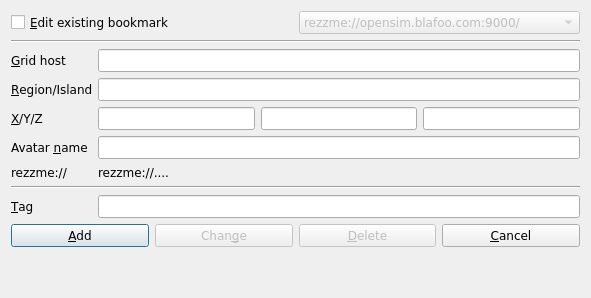
<ui version="4.0" >
 <class>RezzMeTrayEdit</class>
 <widget class="QDialog" name="RezzMeTrayEdit" >
  <property name="geometry" >
   <rect>
    <x>0</x>
    <y>0</y>
    <width>591</width>
    <height>298</height>
   </rect>
  </property>
  <property name="sizePolicy" >
   <sizepolicy vsizetype="Preferred" hsizetype="Expanding" >
    <horstretch>0</horstretch>
    <verstretch>0</verstretch>
   </sizepolicy>
  </property>
  <property name="windowTitle" >
   <string>Edit rezzme:// bookmarks</string>
  </property>
  <layout class="QVBoxLayout" name="verticalLayout" >
   <item>
    <layout class="QHBoxLayout" name="horizontalLayout" >
     <item>
      <widget class="QCheckBox" name="checkBoxEditBookmark" >
       <property name="font" >
        <font>
         <family>Bitstream Vera Sans</family>
        </font>
       </property>
       <property name="toolTip" >
        <string>click here to edit existing bookmarks</string>
       </property>
       <property name="text" >
        <string>&amp;Edit existing bookmark</string>
       </property>
      </widget>
     </item>
     <item>
      <widget class="QComboBox" name="comboBoxBookmarks" >
       <property name="enabled" >
        <bool>false</bool>
       </property>
       <property name="font" >
        <font>
         <family>Bitstream Vera Sans</family>
        </font>
       </property>
       <property name="toolTip" >
        <string>select the bookmark you want to edit from this list</string>
       </property>
       <item>
        <property name="text" >
         <string>rezzme://opensim.blafoo.com:9000/</string>
        </property>
       </item>
       <item>
        <property name="text" >
         <string>rezzme://agni.secondlife.com:4711/</string>
        </property>
       </item>
      </widget>
     </item>
    </layout>
   </item>
   <item>
    <widget class="Line" name="line" >
     <property name="font" >
      <font>
       <family>Bitstream Vera Sans</family>
      </font>
     </property>
     <property name="orientation" >
      <enum>Qt::Horizontal</enum>
     </property>
    </widget>
   </item>
   <item>
    <layout class="QGridLayout" name="gridLayout" >
     <item row="0" column="0" >
      <widget class="QLabel" name="label" >
       <property name="font" >
        <font>
         <family>Bitstream Vera Sans</family>
        </font>
       </property>
       <property name="text" >
        <string>&amp;Grid host</string>
       </property>
       <property name="buddy" >
        <cstring>lineEditGridHost</cstring>
       </property>
      </widget>
     </item>
     <item row="0" column="1" colspan="3" >
      <widget class="QLineEdit" name="lineEditGridHost" >
       <property name="font" >
        <font>
         <family>Bitstream Vera Sans</family>
        </font>
       </property>
       <property name="toolTip" >
        <string>enter the address and port number of the grid host here (e.g., opensim.supergrid.com:9000)</string>
       </property>
      </widget>
     </item>
     <item row="1" column="0" >
      <widget class="QLabel" name="label_2" >
       <property name="font" >
        <font>
         <family>Bitstream Vera Sans</family>
        </font>
       </property>
       <property name="text" >
        <string>&amp;Region/Island</string>
       </property>
       <property name="buddy" >
        <cstring>lineEditRegion</cstring>
       </property>
      </widget>
     </item>
     <item row="3" column="0" >
      <widget class="QLabel" name="label_3" >
       <property name="font" >
        <font>
         <family>Bitstream Vera Sans</family>
        </font>
       </property>
       <property name="text" >
        <string>&amp;X/Y/Z</string>
       </property>
       <property name="buddy" >
        <cstring>lineEditX</cstring>
       </property>
      </widget>
     </item>
     <item row="3" column="1" >
      <widget class="QLineEdit" name="lineEditX" >
       <property name="enabled" >
        <bool>true</bool>
       </property>
       <property name="font" >
        <font>
         <family>Bitstream Vera Sans</family>
        </font>
       </property>
       <property name="toolTip" >
        <string>optional: enter the X coordinate here</string>
       </property>
       <property name="inputMask" >
        <string>000; </string>
       </property>
      </widget>
     </item>
     <item row="3" column="2" >
      <widget class="QLineEdit" name="lineEditY" >
       <property name="enabled" >
        <bool>true</bool>
       </property>
       <property name="font" >
        <font>
         <family>Bitstream Vera Sans</family>
        </font>
       </property>
       <property name="toolTip" >
        <string>optional: enter the Y coordinate here</string>
       </property>
       <property name="inputMask" >
        <string>000; </string>
       </property>
      </widget>
     </item>
     <item row="3" column="3" >
      <widget class="QLineEdit" name="lineEditZ" >
       <property name="enabled" >
        <bool>true</bool>
       </property>
       <property name="font" >
        <font>
         <family>Bitstream Vera Sans</family>
        </font>
       </property>
       <property name="toolTip" >
        <string>optional: enter the Z coordinate here</string>
       </property>
       <property name="inputMask" >
        <string>000; </string>
       </property>
      </widget>
     </item>
     <item row="4" column="0" >
      <widget class="QLabel" name="label_4" >
       <property name="font" >
        <font>
         <family>Bitstream Vera Sans</family>
        </font>
       </property>
       <property name="text" >
        <string>Avatar &amp;name</string>
       </property>
       <property name="buddy" >
        <cstring>lineEditAvatarName</cstring>
       </property>
      </widget>
     </item>
     <item row="4" column="1" colspan="3" >
      <widget class="QLineEdit" name="lineEditAvatarName" >
       <property name="font" >
        <font>
         <family>Bitstream Vera Sans</family>
        </font>
       </property>
       <property name="toolTip" >
        <string>optional: enter the name of the avatar you want to use here</string>
       </property>
      </widget>
     </item>
     <item row="5" column="0" >
      <widget class="QLabel" name="label_5" >
       <property name="font" >
        <font>
         <family>Bitstream Vera Sans</family>
        </font>
       </property>
       <property name="text" >
        <string>rezzme://</string>
       </property>
      </widget>
     </item>
     <item row="5" column="1" colspan="3" >
      <widget class="QLabel" name="labelRezzMe" >
       <property name="sizePolicy" >
        <sizepolicy vsizetype="Preferred" hsizetype="Expanding" >
         <horstretch>0</horstretch>
         <verstretch>0</verstretch>
        </sizepolicy>
       </property>
       <property name="font" >
        <font>
         <family>Bitstream Vera Sans</family>
        </font>
       </property>
       <property name="text" >
        <string>rezzme://....</string>
       </property>
      </widget>
     </item>
     <item row="1" column="1" colspan="3" >
      <widget class="QLineEdit" name="lineEditRegion" >
       <property name="font" >
        <font>
         <family>Bitstream Vera Sans</family>
        </font>
       </property>
       <property name="toolTip" >
        <string>optional field: enter the region or island name here</string>
       </property>
      </widget>
     </item>
     <item row="8" column="0" >
      <widget class="QLabel" name="label_6" >
       <property name="font" >
        <font>
         <family>Bitstream Vera Sans</family>
        </font>
       </property>
       <property name="text" >
        <string>&amp;Tag</string>
       </property>
       <property name="buddy" >
        <cstring>lineEditTag</cstring>
       </property>
      </widget>
     </item>
     <item row="8" column="1" colspan="3" >
      <widget class="QLineEdit" name="lineEditTag" >
       <property name="font" >
        <font>
         <family>Bitstream Vera Sans</family>
        </font>
       </property>
       <property name="toolTip" >
        <string>&lt;!DOCTYPE HTML PUBLIC "-//W3C//DTD HTML 4.0//EN" "http://www.w3.org/TR/REC-html40/strict.dtd">
&lt;html>&lt;head>&lt;meta name="qrichtext" content="1" />&lt;style type="text/css">
p, li { white-space: pre-wrap; }
&lt;/style>&lt;/head>&lt;body style=" font-family:'Bitstream Vera Sans'; font-size:10pt; font-weight:400; font-style:normal;">
&lt;p style=" margin-top:0px; margin-bottom:0px; margin-left:0px; margin-right:0px; -qt-block-indent:0; text-indent:0px;">you can give this rezzme:// URI a description; for example, "experimental collab space".&lt;/p>&lt;/body>&lt;/html></string>
       </property>
      </widget>
     </item>
     <item row="7" column="0" colspan="4" >
      <widget class="Line" name="line_2" >
       <property name="orientation" >
        <enum>Qt::Horizontal</enum>
       </property>
      </widget>
     </item>
    </layout>
   </item>
   <item>
    <layout class="QHBoxLayout" name="horizontalLayout_3" />
   </item>
   <item>
    <layout class="QHBoxLayout" name="horizontalLayout_2" >
     <item>
      <widget class="QPushButton" name="pushButtonAdd" >
       <property name="font" >
        <font>
         <family>Bitstream Vera Sans</family>
        </font>
       </property>
       <property name="toolTip" >
        <string>&lt;!DOCTYPE HTML PUBLIC "-//W3C//DTD HTML 4.0//EN" "http://www.w3.org/TR/REC-html40/strict.dtd">
&lt;html>&lt;head>&lt;meta name="qrichtext" content="1" />&lt;style type="text/css">
p, li { white-space: pre-wrap; }
&lt;/style>&lt;/head>&lt;body style=" font-family:'DejaVu Sans'; font-size:10pt; font-weight:400; font-style:normal;">
&lt;p style=" margin-top:0px; margin-bottom:0px; margin-left:0px; margin-right:0px; -qt-block-indent:0; text-indent:0px;">click here to add the rezzme:// URI as a &lt;span style=" font-weight:600;">new bookmark&lt;/span>.&lt;/p>&lt;/body>&lt;/html></string>
       </property>
       <property name="text" >
        <string>&amp;Add</string>
       </property>
       <property name="default" >
        <bool>true</bool>
       </property>
      </widget>
     </item>
     <item>
      <widget class="QPushButton" name="pushButtonChange" >
       <property name="enabled" >
        <bool>false</bool>
       </property>
       <property name="font" >
        <font>
         <family>Bitstream Vera Sans</family>
        </font>
       </property>
       <property name="toolTip" >
        <string>&lt;!DOCTYPE HTML PUBLIC "-//W3C//DTD HTML 4.0//EN" "http://www.w3.org/TR/REC-html40/strict.dtd">
&lt;html>&lt;head>&lt;meta name="qrichtext" content="1" />&lt;style type="text/css">
p, li { white-space: pre-wrap; }
&lt;/style>&lt;/head>&lt;body style=" font-family:'DejaVu Sans'; font-size:10pt; font-weight:400; font-style:normal;">
&lt;p style=" margin-top:0px; margin-bottom:0px; margin-left:0px; margin-right:0px; -qt-block-indent:0; text-indent:0px;">click here to accept the &lt;span style=" font-weight:600;">change&lt;/span> to the &lt;span style=" font-weight:600;">existing bookmark.&lt;/span>&lt;/p>&lt;/body>&lt;/html></string>
       </property>
       <property name="text" >
        <string>Chan&amp;ge</string>
       </property>
      </widget>
     </item>
     <item>
      <widget class="QPushButton" name="pushButtonDelete" >
       <property name="enabled" >
        <bool>false</bool>
       </property>
       <property name="font" >
        <font>
         <family>Bitstream Vera Sans</family>
        </font>
       </property>
       <property name="toolTip" >
        <string>&lt;!DOCTYPE HTML PUBLIC "-//W3C//DTD HTML 4.0//EN" "http://www.w3.org/TR/REC-html40/strict.dtd">
&lt;html>&lt;head>&lt;meta name="qrichtext" content="1" />&lt;style type="text/css">
p, li { white-space: pre-wrap; }
&lt;/style>&lt;/head>&lt;body style=" font-family:'DejaVu Sans'; font-size:10pt; font-weight:400; font-style:normal;">
&lt;p style=" margin-top:0px; margin-bottom:0px; margin-left:0px; margin-right:0px; -qt-block-indent:0; text-indent:0px;">click here to &lt;span style=" font-weight:600;">delete the existing bookmark.&lt;/span>&lt;/p>&lt;/body>&lt;/html></string>
       </property>
       <property name="text" >
        <string>&amp;Delete</string>
       </property>
      </widget>
     </item>
     <item>
      <widget class="QPushButton" name="pushButtonCancel" >
       <property name="font" >
        <font>
         <family>Bitstream Vera Sans</family>
        </font>
       </property>
       <property name="toolTip" >
        <string>click here to leave without changing or adding anything.</string>
       </property>
       <property name="text" >
        <string>&amp;Cancel</string>
       </property>
      </widget>
     </item>
    </layout>
   </item>
   <item>
    <spacer name="verticalSpacer" >
     <property name="font" >
      <font>
       <family>Bitstream Vera Sans</family>
      </font>
     </property>
     <property name="orientation" >
      <enum>Qt::Vertical</enum>
     </property>
     <property name="sizeHint" stdset="0" >
      <size>
       <width>536</width>
       <height>13</height>
      </size>
     </property>
    </spacer>
   </item>
  </layout>
 </widget>
 <tabstops>
  <tabstop>checkBoxEditBookmark</tabstop>
  <tabstop>comboBoxBookmarks</tabstop>
  <tabstop>lineEditGridHost</tabstop>
  <tabstop>lineEditRegion</tabstop>
  <tabstop>lineEditX</tabstop>
  <tabstop>lineEditY</tabstop>
  <tabstop>lineEditZ</tabstop>
  <tabstop>lineEditAvatarName</tabstop>
  <tabstop>lineEditTag</tabstop>
  <tabstop>pushButtonAdd</tabstop>
  <tabstop>pushButtonChange</tabstop>
  <tabstop>pushButtonDelete</tabstop>
  <tabstop>pushButtonCancel</tabstop>
 </tabstops>
 <resources/>
 <connections>
  <connection>
   <sender>checkBoxEditBookmark</sender>
   <signal>toggled(bool)</signal>
   <receiver>comboBoxBookmarks</receiver>
   <slot>setEnabled(bool)</slot>
   <hints>
    <hint type="sourcelabel" >
     <x>140</x>
     <y>25</y>
    </hint>
    <hint type="destinationlabel" >
     <x>384</x>
     <y>25</y>
    </hint>
   </hints>
  </connection>
  <connection>
   <sender>pushButtonCancel</sender>
   <signal>clicked()</signal>
   <receiver>RezzMeTrayEdit</receiver>
   <slot>close()</slot>
   <hints>
    <hint type="sourcelabel" >
     <x>393</x>
     <y>218</y>
    </hint>
    <hint type="destinationlabel" >
     <x>518</x>
     <y>232</y>
    </hint>
   </hints>
  </connection>
  <connection>
   <sender>pushButtonChange</sender>
   <signal>clicked()</signal>
   <receiver>RezzMeTrayEdit</receiver>
   <slot>close()</slot>
   <hints>
    <hint type="sourcelabel" >
     <x>161</x>
     <y>224</y>
    </hint>
    <hint type="destinationlabel" >
     <x>166</x>
     <y>247</y>
    </hint>
   </hints>
  </connection>
  <connection>
   <sender>pushButtonAdd</sender>
   <signal>clicked()</signal>
   <receiver>RezzMeTrayEdit</receiver>
   <slot>close()</slot>
   <hints>
    <hint type="sourcelabel" >
     <x>74</x>
     <y>220</y>
    </hint>
    <hint type="destinationlabel" >
     <x>78</x>
     <y>247</y>
    </hint>
   </hints>
  </connection>
  <connection>
   <sender>pushButtonDelete</sender>
   <signal>clicked()</signal>
   <receiver>RezzMeTrayEdit</receiver>
   <slot>close()</slot>
   <hints>
    <hint type="sourcelabel" >
     <x>330</x>
     <y>225</y>
    </hint>
    <hint type="destinationlabel" >
     <x>333</x>
     <y>248</y>
    </hint>
   </hints>
  </connection>
  <connection>
   <sender>checkBoxEditBookmark</sender>
   <signal>toggled(bool)</signal>
   <receiver>pushButtonChange</receiver>
   <slot>setEnabled(bool)</slot>
   <hints>
    <hint type="sourcelabel" >
     <x>143</x>
     <y>22</y>
    </hint>
    <hint type="destinationlabel" >
     <x>213</x>
     <y>221</y>
    </hint>
   </hints>
  </connection>
  <connection>
   <sender>checkBoxEditBookmark</sender>
   <signal>toggled(bool)</signal>
   <receiver>pushButtonDelete</receiver>
   <slot>setEnabled(bool)</slot>
   <hints>
    <hint type="sourcelabel" >
     <x>108</x>
     <y>26</y>
    </hint>
    <hint type="destinationlabel" >
     <x>307</x>
     <y>222</y>
    </hint>
   </hints>
  </connection>
 </connections>
</ui>
